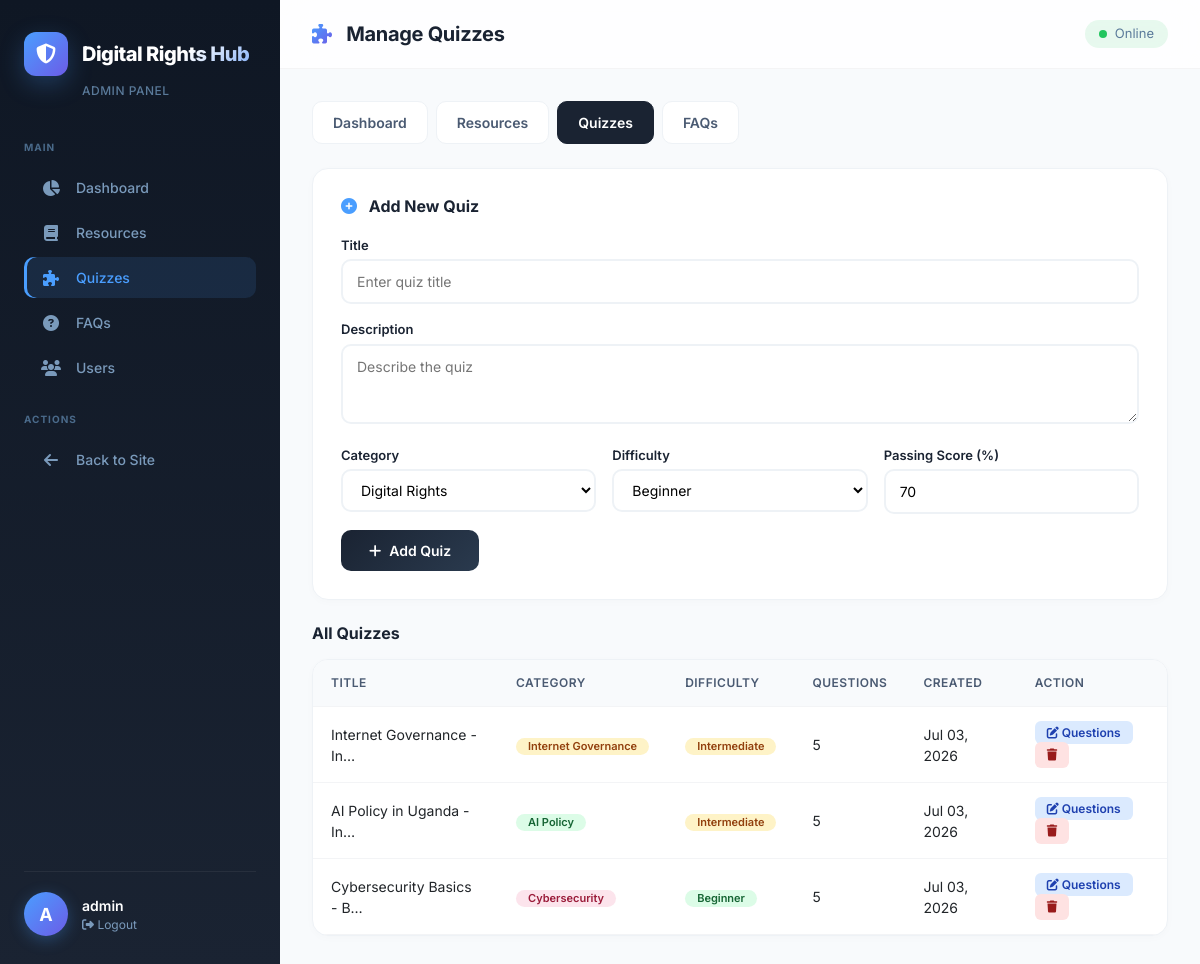
The app's page /admin-quizzes/ (signed in) with its own data.
### chatbot/models.py (models this page shows, shortened)
class Quiz(models.Model):
    CATEGORY_CHOICES = [
        ('digital_rights', 'Digital Rights'),
        ('privacy', 'Data Privacy'),
        ('ai_policy', 'AI Policy'),
        ('cybersecurity', 'Cybersecurity'),
        ('internet_governance', 'Internet Governance'),
        ('general', 'General'),
    ]
    title = models.CharField(max_length=200)
    description = models.TextField()
    category = models.CharField(max_length=50, choices=CATEGORY_CHOICES)
    difficulty = models.CharField(max_length=20, choices=[
        ('beginner', 'Beginner'),
        ('intermediate', 'Intermediate'),
        ('advanced', 'Advanced'),
    ], default='beginner')
    time_limit = models.IntegerField(default=5)
    passing_score = models.IntegerField(default=70)
    is_published = models.BooleanField(default=True)
    created_at = models.DateTimeField(auto_now_add=True)
    def get_question_count(self):
        return self.questions.count()

### chatbot/views.py (the view, shortened to what this page needs)
# urls.py: path('admin-quizzes/', views.admin_quizzes, name='admin_quizzes'),
@staff_member_required(login_url='admin_login')
def admin_quizzes(request):
    quizzes = Quiz.objects.all().order_by('-created_at')
    context = {
        'quizzes': quizzes,
        'categories': Quiz.CATEGORY_CHOICES,
        'difficulties': Quiz._meta.get_field('difficulty').choices,
    }
    return render(request, 'chatbot/admin_quizzes.html', context)

### chatbot/templates/chatbot/admin_quizzes.html (shortened to what this page needs)
<!DOCTYPE html>
<html lang="en">
<head>
    <link href="https://cdn.jsdelivr.net/npm/bootstrap@5.3.0/dist/css/bootstrap.min.css" rel="stylesheet">
    <link rel="stylesheet" href="https://cdnjs.cloudflare.com/ajax/libs/font-awesome/6.4.0/css/all.min.css">
</head>
<body>
<aside class="sidebar" id="sidebar">
    <div class="sidebar-brand">
        <div class="logo-icon">
            <div class="icon-wrap"><i class="fas fa-shield-alt"></i></div>
            <h1>Digital Rights Hub</h1>
        </div>
        <div class="subtitle">Admin Panel</div>
    </div>
    <nav class="sidebar-nav">
        <div class="nav-label">Main</div>
        <a href="{% url 'admin_dashboard' %}" class="nav-item">
            <i class="fas fa-chart-pie"></i> Dashboard
        </a>
        <a href="{% url 'admin_resources' %}" class="nav-item">
            <i class="fas fa-book"></i> Resources
        </a>
        <a href="{% url 'admin_quizzes' %}" class="nav-item active">
            <i class="fas fa-puzzle-piece"></i> Quizzes
        </a>
        <a href="{% url 'admin_faqs' %}" class="nav-item">
            <i class="fas fa-question-circle"></i> FAQs
        </a>
                <a href="{% url 'admin_users' %}" class="nav-item {% if '/admin-users/' in request.path %}active{% endif %}">
            <i class="fas fa-users"></i> Users
        </a>
        <div style="margin-top: 24px;">
            <div class="nav-label">Actions</div>
            <a href="/" class="nav-item">
                <i class="fas fa-arrow-left"></i> Back to Site
            </a>
        </div>
    </nav>
    <div class="sidebar-footer">
        <div class="user-info">
            <div class="user-avatar">{{ user.username|make_list|first|upper }}</div>
            <div>
                <div class="user-name">{{ user.username }}</div>
                <div class="user-role">
                    <a href="{% url 'logout' %}"><i class="fas fa-sign-out-alt"></i> Logout</a>
                </div>
            </div>
        </div>
    </div>
</aside>
<main class="main-content">
    <header class="main-header">
        <div style="display: flex; align-items: center;">
            <h2><i class="fas fa-puzzle-piece"></i> Manage Quizzes</h2>
        </div>
        <div class="header-actions">
            <span class="status">
                <span class="dot"></span>
                <span>Online</span>
            </span>
        </div>
    </header>
    <div class="content-area">
        <div class="admin-nav">
            <a href="{% url 'admin_dashboard' %}">Dashboard</a>
            <a href="{% url 'admin_resources' %}">Resources</a>
            <a href="{% url 'admin_quizzes' %}" class="active">Quizzes</a>
            <a href="{% url 'admin_faqs' %}">FAQs</a>
        </div>
        <div class="form-card">
            <h3><i class="fas fa-plus-circle"></i> Add New Quiz</h3>
            <form method="POST">
                <div class="form-group">
                    <label>Title</label>
                    <input type="text" name="title" placeholder="Enter quiz title" required>
                </div>
                <div class="form-group">
                    <label>Description</label>
                    <textarea name="description" placeholder="Describe the quiz" required></textarea>
                </div>
                <div class="form-row">
                    <div class="form-group">
                        <label>Category</label>
                        <select name="category" required>
                            {% for key, label in categories %}
                            <option value="{{ key }}">{{ label }}</option>
                            {% endfor %}
                        </select>
                    </div>
                    <div class="form-group">
                        <label>Difficulty</label>
                        <select name="difficulty" required>
                            {% for key, label in difficulties %}
                            <option value="{{ key }}">{{ label }}</option>
                            {% endfor %}
                        </select>
                    </div>
                    <div class="form-group">
                        <label>Passing Score (%)</label>
                        <input type="number" name="passing_score" value="70" min="0" max="100">
                    </div>
                </div>
                <button type="submit" class="btn-submit"><i class="fas fa-plus"></i> Add Quiz</button>
            </form>
        </div>
        <h4 class="section-title">All Quizzes</h4>
        <div class="table-wrap">
            {% if quizzes %}
            <table>
                <tr>
                    <th>Title</th>
                    <th>Category</th>
                    <th>Difficulty</th>
                    <th>Questions</th>
                    <th>Created</th>
                    <th>Action</th>
                </tr>
                {% for q in quizzes %}
                <tr>
                    <td>{{ q.title|truncatechars:25 }}</td>
                    <td><span class="badge badge-{{ q.category }}">{{ q.get_category_display }}</span></td>
                    <td><span class="badge badge-{{ q.difficulty }}">{{ q.get_difficulty_display }}</span></td>
                    <td>{{ q.get_question_count }}</td>
                    <td>{{ q.created_at|date:"M d, Y" }}</td>
                    <td>
                        <a href="{% url 'admin_quiz_detail' q.id %}" class="btn-action primary">
                            <i class="fas fa-edit"></i> Questions
                        </a>
                        <form method="POST" action="{% url 'admin_delete_quiz' q.id %}" style="display:inline;" id="deleteForm-{{ q.id }}">
                            <button type="button" class="btn-action danger" onclick="openDeleteModal('deleteForm-{{ q.id }}', 'Delete this quiz and all its questions?')">
                                <i class="fas fa-trash"></i>
                            </button>
                        </form>
                    </td>
                </tr>
                {% endfor %}
            </table>
            {% else %}
            <div class="empty-state">
                <i class="fas fa-puzzle-piece"></i>
                <h4>No quizzes yet</h4>
                <p>Add your first quiz using the form above.</p>
            </div>
            {% endif %}
        </div>
    </div>
</main>
</body>
</html>

### records on screen
Quiz: title "Internet Governance - In…", category "Internet Governance", difficulty "Intermediate", get_question_count "5", created_at "Jul 03, 2026"
Quiz: title "AI Policy in Uganda - In…", category "AI Policy", difficulty "Intermediate", get_question_count "5", created_at "Jul 03, 2026"
Quiz: title "Cybersecurity Basics - B…", category "Cybersecurity", difficulty "Beginner", get_question_count "5", created_at "Jul 03, 2026"

### other values on screen
{{ user.username|make_list|first|upper }} "A"
{{ user.username }} "admin"
form field category "Digital Rights"
form field difficulty "Beginner"
